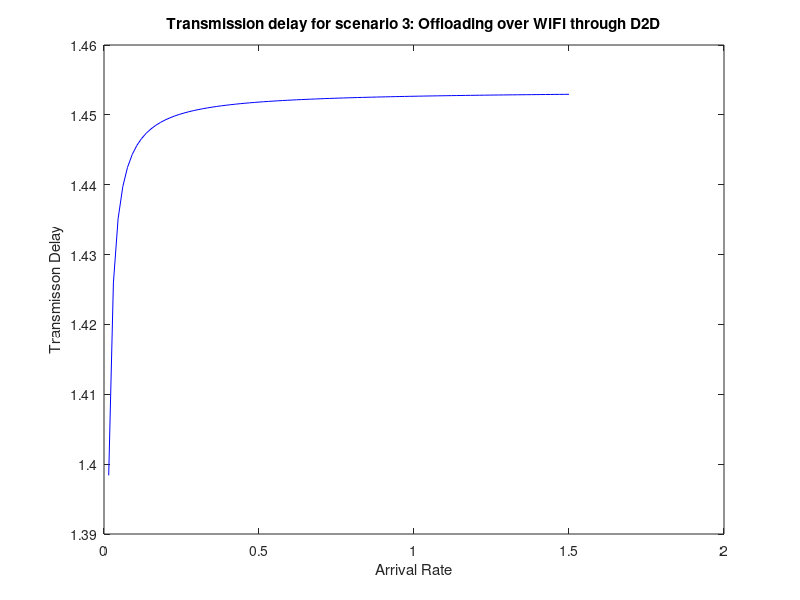

MATLAB code to generate this figure:
%% MATLAB CODE FOR FIG.3.4

x = linspace(0,1.5);

y = ((1./x).*((1+.003./.6).*((x-.003.*.1)./.9)+(((x-.003).*.2+.003.*.1)./.6)))+ 0.0035;
plot(x,y,'b-')

title('Transmission delay for scenario 3: Offloading over WiFi through D2D')
ylabel('Transmisson Delay')
xlabel('Arrival Rate')